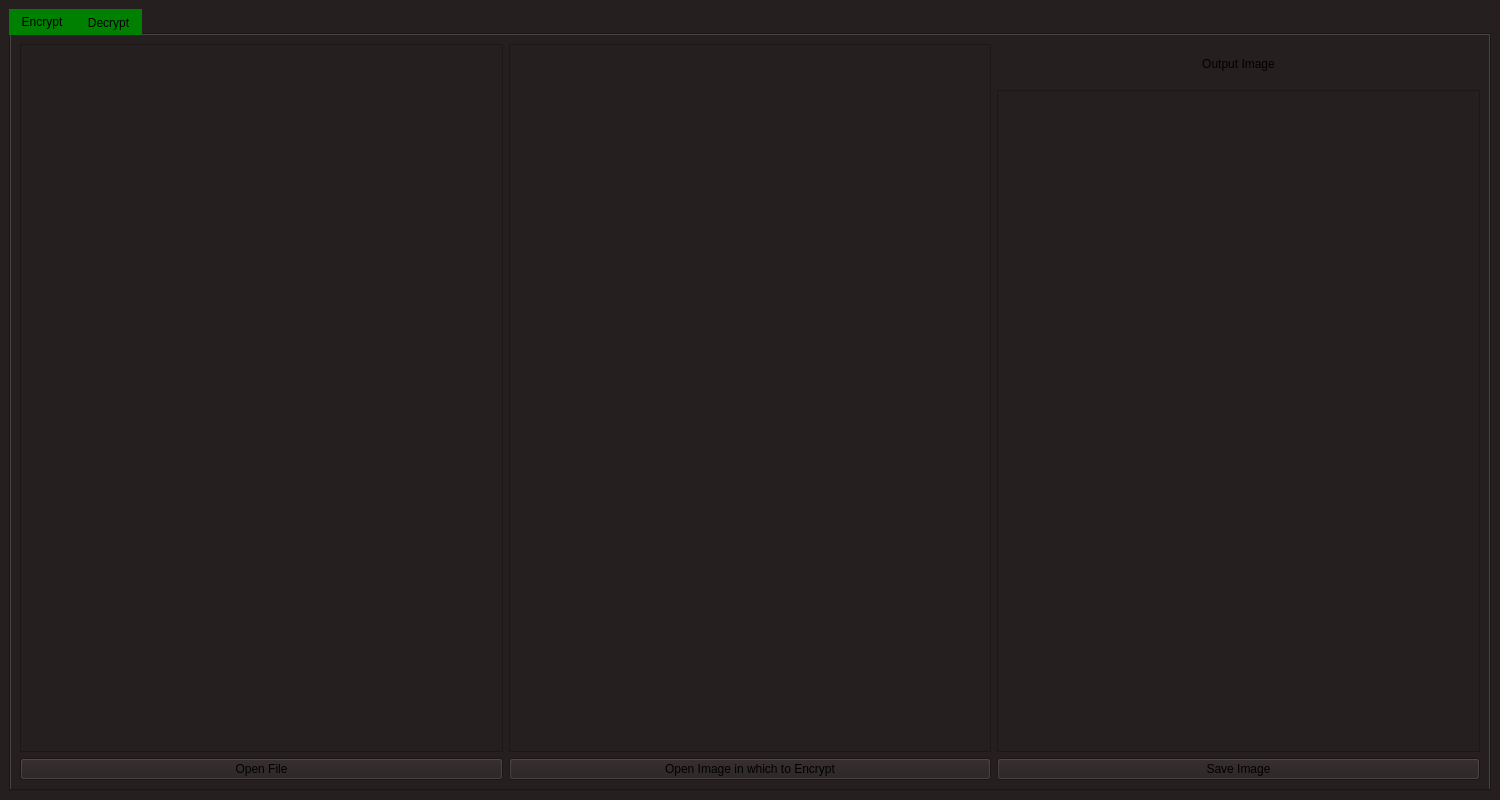
<?xml version="1.0" encoding="UTF-8"?>
<ui version="4.0">
 <class>MainWindow</class>
 <widget class="QMainWindow" name="MainWindow">
  <property name="geometry">
   <rect>
    <x>0</x>
    <y>0</y>
    <width>1500</width>
    <height>800</height>
   </rect>
  </property>
  <property name="minimumSize">
   <size>
    <width>1300</width>
    <height>800</height>
   </size>
  </property>
  <property name="windowTitle">
   <string>Image Steganography</string>
  </property>
  <property name="styleSheet">
   <string notr="true">background-color: rgb(38, 31, 31);
font: 75 italic 11pt &quot;Noto Serif CJK JP&quot;;
</string>
  </property>
  <widget class="QWidget" name="centralwidget">
   <layout class="QVBoxLayout" name="verticalLayout">
    <item>
     <widget class="QTabWidget" name="EncDecTab">
      <property name="styleSheet">
       <string notr="true">color:white;
QTabWidget::tab-bar{background-color: green;}
QTabBar::tab{
background-color: green;
}


</string>
      </property>
      <property name="currentIndex">
       <number>0</number>
      </property>
      <property name="elideMode">
       <enum>Qt::ElideNone</enum>
      </property>
      <property name="documentMode">
       <bool>false</bool>
      </property>
      <property name="tabsClosable">
       <bool>false</bool>
      </property>
      <widget class="QWidget" name="EncTab">
       <property name="styleSheet">
        <string notr="true">border:1px solid;
border-color: rgb(252, 233, 79);
QWidget::selected {
  background-color: green;
 }
</string>
       </property>
       <attribute name="title">
        <string>Encrypt</string>
       </attribute>
       <layout class="QHBoxLayout" name="horizontalLayout">
        <item>
         <layout class="QVBoxLayout" name="encInputLayout">
          <item>
           <widget class="QPlainTextEdit" name="encInputFile">
            <property name="sizePolicy">
             <sizepolicy hsizetype="Preferred" vsizetype="Preferred">
              <horstretch>0</horstretch>
              <verstretch>0</verstretch>
             </sizepolicy>
            </property>
            <property name="maximumSize">
             <size>
              <width>16777215</width>
              <height>10000000</height>
             </size>
            </property>
            <property name="plainText">
             <string/>
            </property>
           </widget>
          </item>
          <item>
           <widget class="QPushButton" name="encOpenFile">
            <property name="cursor">
             <cursorShape>PointingHandCursor</cursorShape>
            </property>
            <property name="styleSheet">
             <string notr="true">QPushButton::hover {
    background-color: rgb(138, 226, 52);
color:black;
};</string>
            </property>
            <property name="text">
             <string>Open File</string>
            </property>
           </widget>
          </item>
         </layout>
        </item>
        <item>
         <layout class="QVBoxLayout" name="encBackImage">
          <item>
           <widget class="QFrame" name="encBackImageFrame">
            <property name="frameShape">
             <enum>QFrame::StyledPanel</enum>
            </property>
            <property name="frameShadow">
             <enum>QFrame::Raised</enum>
            </property>
           </widget>
          </item>
          <item>
           <widget class="QPushButton" name="encOpenBackImage">
            <property name="cursor">
             <cursorShape>PointingHandCursor</cursorShape>
            </property>
            <property name="styleSheet">
             <string notr="true">QPushButton::hover {
    background-color: rgb(138, 226, 52);
color:black;
};</string>
            </property>
            <property name="text">
             <string>Open Image in which to Encrypt</string>
            </property>
           </widget>
          </item>
         </layout>
        </item>
        <item>
         <layout class="QVBoxLayout" name="encOutputLayout">
          <item>
           <widget class="QLabel" name="encOutputLabel">
            <property name="sizePolicy">
             <sizepolicy hsizetype="Preferred" vsizetype="Fixed">
              <horstretch>0</horstretch>
              <verstretch>0</verstretch>
             </sizepolicy>
            </property>
            <property name="minimumSize">
             <size>
              <width>0</width>
              <height>40</height>
             </size>
            </property>
            <property name="text">
             <string>Output Image</string>
            </property>
            <property name="alignment">
             <set>Qt::AlignCenter</set>
            </property>
           </widget>
          </item>
          <item>
           <widget class="QFrame" name="encOutputFrame">
            <property name="frameShape">
             <enum>QFrame::StyledPanel</enum>
            </property>
            <property name="frameShadow">
             <enum>QFrame::Raised</enum>
            </property>
           </widget>
          </item>
          <item>
           <widget class="QPushButton" name="encSaveImage">
            <property name="cursor">
             <cursorShape>PointingHandCursor</cursorShape>
            </property>
            <property name="styleSheet">
             <string notr="true">QPushButton::hover {
    background-color: rgb(138, 226, 52);
color:black;
};</string>
            </property>
            <property name="text">
             <string>Save Image</string>
            </property>
           </widget>
          </item>
         </layout>
        </item>
       </layout>
      </widget>
      <widget class="QWidget" name="DecTab">
       <property name="styleSheet">
        <string notr="true">border:1px solid;
border-color: rgb(252, 233, 79);
</string>
       </property>
       <attribute name="title">
        <string>Decrypt</string>
       </attribute>
       <layout class="QHBoxLayout" name="horizontalLayout_2">
        <item>
         <layout class="QVBoxLayout" name="decInputLayout">
          <item>
           <layout class="QVBoxLayout" name="decImageLayout">
            <item>
             <widget class="QFrame" name="decInputImage">
              <property name="frameShape">
               <enum>QFrame::StyledPanel</enum>
              </property>
              <property name="frameShadow">
               <enum>QFrame::Raised</enum>
              </property>
             </widget>
            </item>
           </layout>
          </item>
          <item>
           <widget class="QPushButton" name="decOpenImage">
            <property name="cursor">
             <cursorShape>PointingHandCursor</cursorShape>
            </property>
            <property name="styleSheet">
             <string notr="true">QPushButton::hover {
    background-color: rgb(138, 226, 52);
color:black;
};</string>
            </property>
            <property name="text">
             <string>Open Image to Decrypt</string>
            </property>
           </widget>
          </item>
         </layout>
        </item>
        <item>
         <layout class="QVBoxLayout" name="decOutputLayout">
          <item>
           <widget class="QLabel" name="decOutputLabel">
            <property name="sizePolicy">
             <sizepolicy hsizetype="Preferred" vsizetype="Fixed">
              <horstretch>0</horstretch>
              <verstretch>0</verstretch>
             </sizepolicy>
            </property>
            <property name="minimumSize">
             <size>
              <width>0</width>
              <height>40</height>
             </size>
            </property>
            <property name="text">
             <string>Hidden text inside image</string>
            </property>
            <property name="alignment">
             <set>Qt::AlignCenter</set>
            </property>
           </widget>
          </item>
          <item>
           <widget class="QPlainTextEdit" name="decOutput">
            <property name="sizePolicy">
             <sizepolicy hsizetype="Minimum" vsizetype="Expanding">
              <horstretch>0</horstretch>
              <verstretch>0</verstretch>
             </sizepolicy>
            </property>
           </widget>
          </item>
          <item>
           <widget class="QPushButton" name="decSaveOutputFile">
            <property name="cursor">
             <cursorShape>PointingHandCursor</cursorShape>
            </property>
            <property name="styleSheet">
             <string notr="true">QPushButton::hover {
    background-color: rgb(138, 226, 52);
color:black;
};</string>
            </property>
            <property name="text">
             <string>Save File</string>
            </property>
           </widget>
          </item>
         </layout>
        </item>
       </layout>
      </widget>
     </widget>
    </item>
   </layout>
  </widget>
 </widget>
 <resources/>
 <connections/>
</ui>
